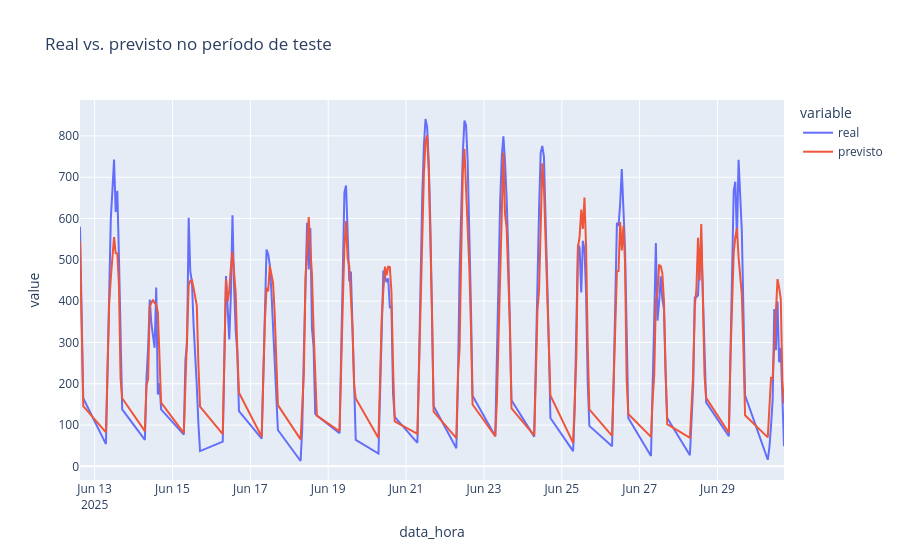

This figure's notebook cell:
### Code cell
fig = px.line(df_erro, x="data_hora", y=["real", "previsto"],
              title="Real vs. previsto no período de teste")
fig.show()

### Figure 1 — Plotly figure (JSON) as saved in the notebook; plotly's stock layout.template omitted (floating-point values rounded to 4 significant figures; data arrays with more than 128 entries replaced by an {"elided": "..."} marker saying what was removed)
{"data": [{"hovertemplate": "variable=real<br>data_hora=%{x}<br>value=%{y}<extra></extra>", "legendgroup": "real", "line": {"color": "#636efa", "dash": "solid"}, "marker": {"symbol": "circle"}, "mode": "lines", "name": "real", "orientation": "v", "showlegend": true, "type": "scatter", "x": {"elided": "201 str values"}, "xaxis": "x", "y": {"elided": "201 float values"}, "yaxis": "y"}, {"hovertemplate": "variable=previsto<br>data_hora=%{x}<br>value=%{y}<extra></extra>", "legendgroup": "previsto", "line": {"color": "#EF553B", "dash": "solid"}, "marker": {"symbol": "circle"}, "mode": "lines", "name": "previsto", "orientation": "v", "showlegend": true, "type": "scatter", "x": {"elided": "201 str values"}, "xaxis": "x", "y": {"elided": "201 float values"}, "yaxis": "y"}], "layout": {"legend": {"title": {"text": "variable"}, "tracegroupgap": 0}, "title": {"text": "Real vs. previsto no período de teste"}, "xaxis": {"anchor": "y", "domain": [0, 1], "title": {"text": "data_hora"}}, "yaxis": {"anchor": "x", "domain": [0, 1], "title": {"text": "value"}}}}
